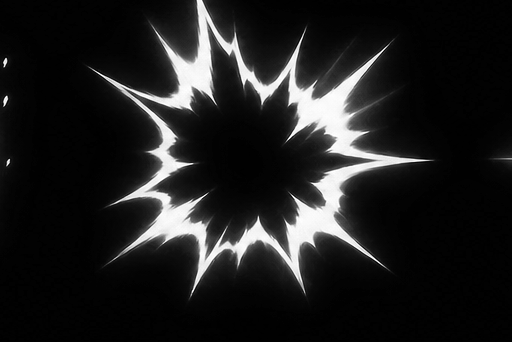
#> input picture ferramentas/efeitos/ref_impacto.png, 512 x 342 px, found by its file name
$ python soco_impacto.py ref_impacto.png
#> lines starting #> are read from the running program, lines starting #| are printed output that depends on the picture; after the words box and inside, x2 and y2 are one past the last pixel; in counts of white or black regions, pixels touching at a corner belong together
# Gera assets/animacoes/soco.webm e impacto.webm a partir de ref_soco.png e ref_impacto.png (recortes da folha de referência do usuário).
# Uso: python soco_impacto.py <esta pasta (ferramentas/efeitos)>  → quadros em soco_pow/ e impacto_pow/; depois, para cada um:
#   ffmpeg -framerate 24 -i q%03d.png -c:v libvpx-vp9 -pix_fmt yuva420p -b:v 0 -crf 30 -auto-alt-ref 0 <nome>.webm
# Soco e impacto a partir das figuras de referência (branco em fundo preto): brilho vira transparência.
import sys
from PIL import Image, ImageFilter, ImageDraw
pasta = sys.argv[1]
L = 512; c = L // 2
def rgba(cinza):
    a = cinza.point(lambda v: 0 if v < 18 else min(255, int((v - 18) * 1.25)))
    return Image.merge("RGBA", (Image.new("L", cinza.size, 248), Image.new("L", cinza.size, 250), Image.new("L", cinza.size, 255), a))
def mult_alfa(im, f):
    im = im.copy(); im.putalpha(im.getchannel("A").point(lambda v: int(v * f))); return im
def colar(base, spr, cx, cy, escala=1.0, giro=0.0, alfa=1.0):
    s = spr
    if escala != 1.0: s = s.resize((max(1, int(s.width * escala)), max(1, int(s.height * escala))), Image.LANCZOS)
    if giro: s = s.rotate(giro, resample=Image.BICUBIC, expand=True)
    if alfa < 1: s = mult_alfa(s, alfa)
    cam = Image.new("RGBA", (L, L), (0, 0, 0, 0)); cam.paste(s, (int(cx - s.width / 2), int(cy - s.height / 2)), s)
    return Image.alpha_composite(base, cam)
ease = lambda k: 1 - (1 - k) ** 3
def salvar(frames, nome):
    import os; d = f"{pasta}/{nome}"; os.makedirs(d, exist_ok=True)
    for i, f in enumerate(frames): f.save(f"{d}/q{i:03d}.png")

# ---------- IMPACTO (estrela POW) ----------
imp = Image.open(f"{pasta}/ref_impacto.png").convert("L")
#> imp is the input picture: PIL image 512x342 L; min 0, max 255, mean 31
m = Image.new("L", imp.size, 0); ImageDraw.Draw(m).rectangle([40, 0, 470, imp.height], fill=255)   # tira restos dos vizinhos
#> after `m = Image.new('L', imp.size, 0)`: m: PIL image 512x342 L; every value is 0
#> after `ImageDraw.Draw(m).rectangle([40, 0, 470, imp.height], fill=255)`:
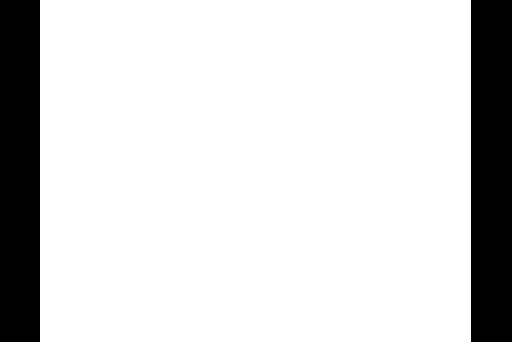
#> m: PIL image 512x342 L; 84.2% white; 2 black regions, box (x1, y1, x2, y2) and area: (471, 0, 512, 342) 14022, (0, 0, 40, 342) 13680
imp = Image.composite(imp, Image.new("L", imp.size, 0), m)
imp = rgba(imp.crop((0, 0, 512, 300)))           # centro da estrela ~ (255,150) = centro do recorte
#> in rgba, `a = cinza.point(lambda v: 0 if v < 18 else min(255, int((v - 18) * 1.2..`:
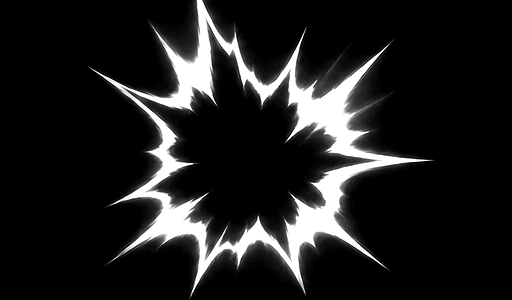
#> a: PIL image 512x300 L; min 0, max 255, mean 31.3
fr = []
for q in range(15):
    base = Image.new("RGBA", (L, L), (0, 0, 0, 0))
    if q < 4: e = 0.45 + 0.55 * ease(min(1, (q + 1) / 3)); a = 1.0
    else:
        k = (q - 4) / 10; e = 1.0 + 0.18 * k; a = (1 - k) ** 1.4
    fr.append(colar(base, imp, c, c, e * 1.05, giro=6 * q / 13, alfa=a))
#> after the loop, fr = 15 items
salvar(fr, "impacto_pow")
#> the loop in salvar, `for i, f in enumerate(frames): f.save(f"{d}/q{i:03d}.png")` made 15 passes

# ---------- SOCO (braço + punho entram, explosão estoura no contato) ----------
soco = Image.open(f"{pasta}/ref_soco.png").convert("L")
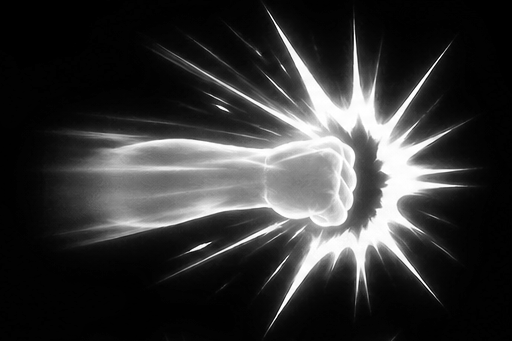
#> input picture ferramentas/efeitos/ref_soco.png, 512 x 341 px, found by its file name
#> soco is the input picture: PIL image 512x341 L; min 0, max 255, mean 52
W, H = soco.size; bx, by = 365, 165             # centro da explosão (nós dos dedos)
#> after `W, H = soco.size`: W = 512; H = 341
grad = Image.linear_gradient("L").rotate(90, expand=True).resize((W, H))   # 255 à esquerda → 0 à direita
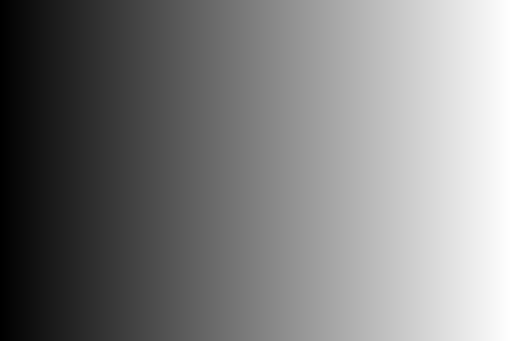
#> grad: PIL image 512x341 L; min 0, max 255, mean 127.5
corte = 345
braco_m = Image.new("L", (W, H), 0); ImageDraw.Draw(braco_m).rectangle([0, 112, corte, 232], fill=255)   # só a faixa do braço
#> after `braco_m = Image.new('L', (W, H), 0)`: braco_m: PIL image 512x341 L; every value is 0
#> after `ImageDraw.Draw(braco_m).rectangle([0, 112, corte, 232], fill=255)`: braco_m: PIL image 512x341 L; 24% white; 1 white region, box (x1, y1, x2, y2) and area: (0, 112, 346, 233) 41866
braco_m = braco_m.filter(ImageFilter.GaussianBlur(10))
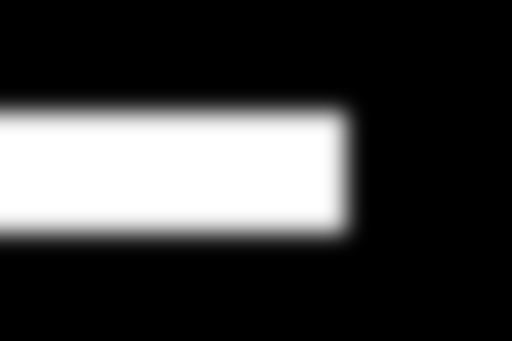
#> braco_m: PIL image 512x341 L; min 0, max 255, mean 61.1
estouro_m = Image.new("L", (W, H), 0); ImageDraw.Draw(estouro_m).rectangle([corte - 25, 0, W, H], fill=255)
#> after `ImageDraw.Draw(estouro_m).rectangle([corte - 25, 0, W, H], fill=255)`: estouro_m: PIL image 512x341 L; 37.5% white; 1 white region, box (x1, y1, x2, y2) and area: (320, 0, 512, 341) 65472
estouro_m = estouro_m.filter(ImageFilter.GaussianBlur(10))
braco = rgba(Image.composite(soco, Image.new("L", (W, H), 0), braco_m))
inteiro = rgba(soco)
estouro = rgba(Image.composite(soco, Image.new("L", (W, H), 0), estouro_m))
#> in rgba (call 4), `a = cinza.point(lambda v: 0 if v < 18 else min(255, int((v - 18) * 1.2..`:
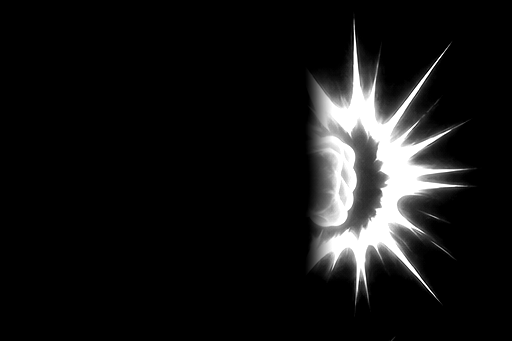
#> a: PIL image 512x341 L; min 0, max 255, mean 21.4
esc = 0.92
dx, dy = (W / 2 - bx) * esc, (H / 2 - by) * esc  # desloca para a explosão ficar no centro do quadro
#> dx = -100.3; dy = 5.06
fr = []
for q in range(18):
    base = Image.new("RGBA", (L, L), (0, 0, 0, 0))
    if q < 5:                                    # braço avança
        k = ease((q + 1) / 5); off = -170 * (1 - k)
        fr.append(colar(base, braco, c + dx + off, c + dy, esc, alfa=0.35 + 0.6 * k))
    else:                                        # contato: explosão cresce e tudo some
        k = (q - 5) / 12
        a = 1.0 if k < 0.3 else (1 - (k - 0.3) / 0.7) ** 1.4   # segura a explosão e depois some
        b2 = colar(base, braco, c + dx + 8 * k, c + dy, esc, alfa=0.95 * a)
        e = 0.55 + 0.6 * ease(min(1, k * 3)) if k < 0.34 else 1.15 + 0.1 * k
        # a explosão cresce em volta dos nós dos dedos
        ex = estouro.resize((int(W * esc * e), int(H * esc * e)), Image.LANCZOS)
        ox = c - (bx * esc * e) + ex.width / 2; oy = c - (by * esc * e) + ex.height / 2
        b2 = colar(b2, ex, ox, oy, 1.0, alfa=a)
        fr.append(b2)
#> after the loop, fr = 18 items
salvar(fr, "soco_pow")
#> the loop in salvar (call 2), `for i, f in enumerate(frames): f.save(f"{d}/q{i:03d}.png")` made 18 passes
#> pass 2, in salvar (call 2), `for i, f in enumerate(frames): f.save(f"{d}/q{i:03d}.png")`:
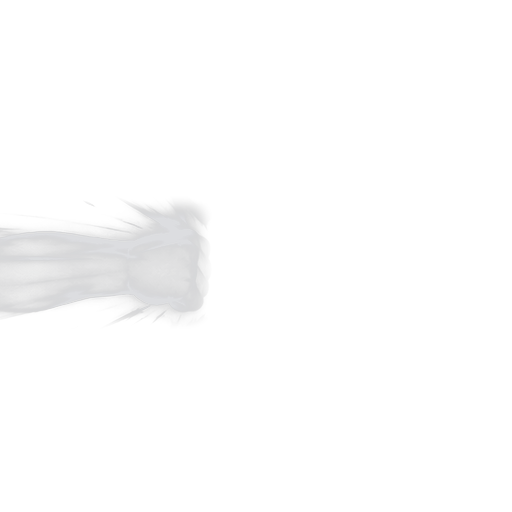
#> saved as q001.png: PIL image 512x512 RGBA; mean R, G, B, A 9.9, 10, 10.2, 5.8; transparent parts drawn white
print("ok")
